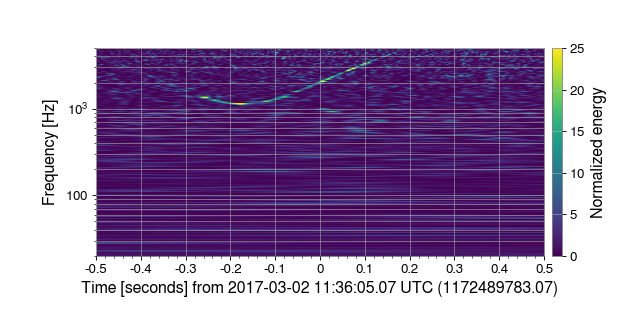

This chart was generated by the following Python code:
qaux = waux.q_transform(whiten=False, qrange=(93.1, 93.1))
plot = qaux.crop(1172489782.57, 1172489783.57).plot(figsize=[8, 4])
ax = plot.gca()
ax.set_xscale('seconds')
ax.set_yscale('log')
ax.set_epoch(1172489783.07)
ax.set_ylim(20, 5000)
ax.set_ylabel('Frequency [Hz]')
ax.grid(True, axis='y', which='both')
ax.colorbar(cmap='viridis', label='Normalized energy', clim=[0, 25])
plot.show()
